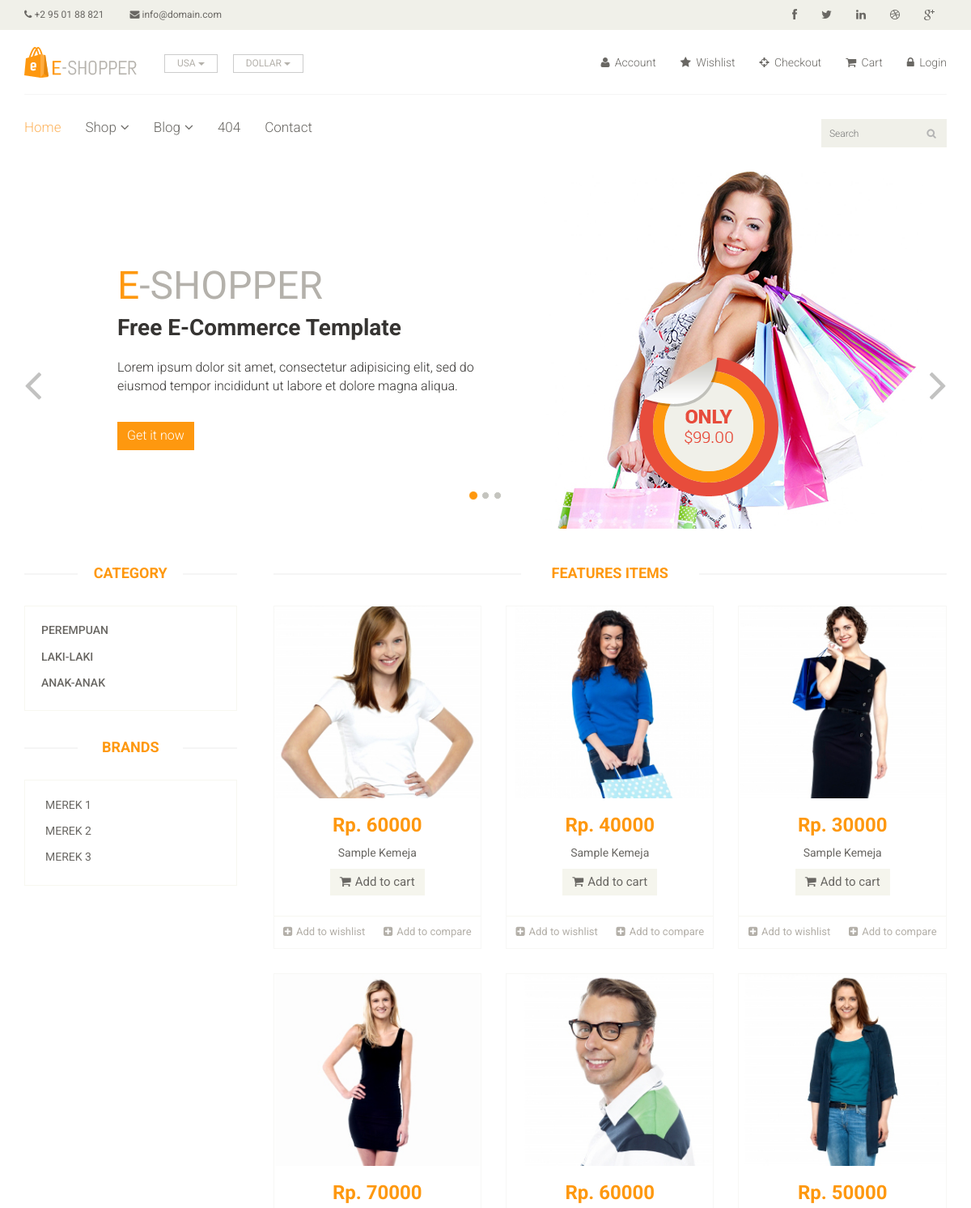
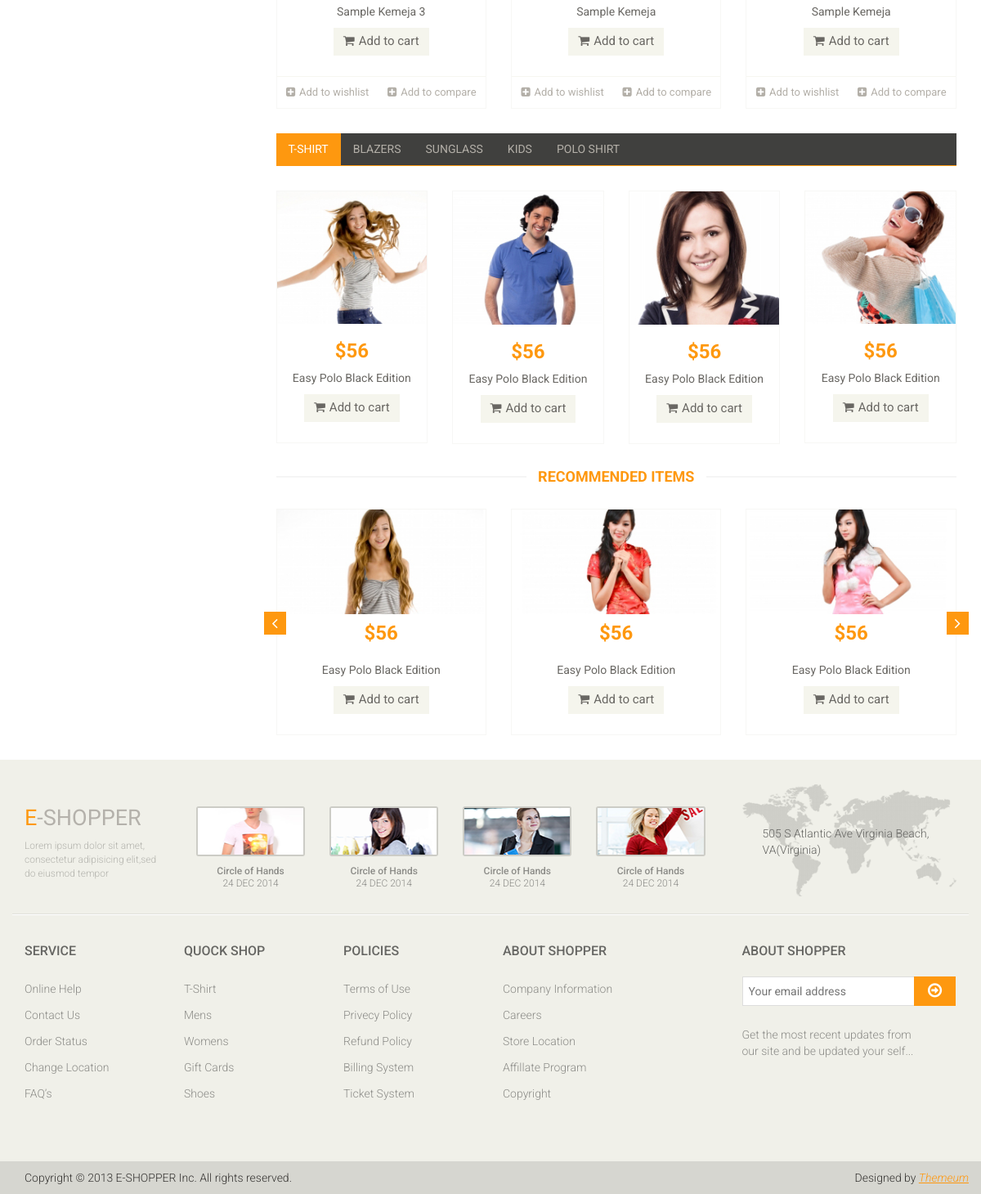
The page / on the database its author committed (2 pictures, top to bottom).
### tables this page shows
CREATE TABLE IF NOT EXISTS `tbl_kategori` (
`id_kategori_produk` int(3) NOT NULL,
  `nama_kategori` varchar(50) NOT NULL
);

CREATE TABLE IF NOT EXISTS `tbl_merek` (
`id_merek` int(3) NOT NULL,
  `nama_merek` varchar(50) NOT NULL
);

CREATE TABLE IF NOT EXISTS `tbl_produk` (
`id_produk` int(10) NOT NULL,
  `id_kategori_produk` int(3) NOT NULL,
  `id_merek` int(3) NOT NULL,
  `nama_produk` varchar(100) NOT NULL,
  `deskripsi` text,
  `harga` int(20) NOT NULL,
  `gambar` varchar(100) DEFAULT NULL,
  `slide` char(1) DEFAULT NULL,
  `rekomendasi` char(1) DEFAULT NULL
);

### index.php (called while the page is built)
<?php
include "template/header.php";
include "pages/main.php";
include "template/footer.php";
?>

### pages/main.php (the view, shortened to what this page needs)
<section id="slider">
	<div class="container">
		<div class="row">
			<div class="col-sm-12">
				<div id="slider-carousel" class="carousel slide" data-ride="carousel">
					<ol class="carousel-indicators">
						<li data-target="#slider-carousel" data-slide-to="0" class="active"></li>
						<li data-target="#slider-carousel" data-slide-to="1"></li>
						<li data-target="#slider-carousel" data-slide-to="2"></li>
					</ol>
					<div class="carousel-inner">
						<div class="item active">
							<div class="col-sm-6">
								<h1><span>E</span>-SHOPPER</h1>
								<h2>Free E-Commerce Template</h2>
								<p>Lorem ipsum dolor sit amet, consectetur adipisicing elit, sed do eiusmod tempor incididunt ut labore et dolore magna aliqua. </p>
								<button type="button" class="btn btn-default get">Get it now</button>
							</div>
							<div class="col-sm-6">
								<img src="asset/images/home/girl1.jpg" class="girl img-responsive" alt="" />
								<img src="images/home/pricing.png"  class="pricing" alt="" />
							</div>
						</div>
					</div>
					<a href="#slider-carousel" class="left control-carousel hidden-xs" data-slide="prev">
						<i class="fa fa-angle-left"></i>
					</a>
					<a href="#slider-carousel" class="right control-carousel hidden-xs" data-slide="next">
						<i class="fa fa-angle-right"></i>
					</a>
				</div>
			</div>
		</div>
	</div>
</section>
<section>
	<div class="container">
		<div class="row">
			<div class="col-sm-3">
				<div class="left-sidebar">
					<h2>Category</h2>
					<div class="panel-group category-products" id="accordian">
					<?php
					$q = mysqli_query($koneksi, "SELECT * FROM tbl_kategori");
					while($r=mysqli_fetch_array($q)):
					?>
						<div class="panel panel-default">
							<div class="panel-heading">
								<h4 class="panel-title"><a href="produkbykategori.php?id_kategori=<?php echo $r['id_kategori_produk'];?>"><?php echo $r['nama_kategori'];?></a></h4>
							</div>
						</div>
						<?php endwhile; ?>
					</div>
					<div class="brands_products">
						<h2>Brands</h2>
						<div class="brands-name">
							<ul class="nav nav-pills nav-stacked">
							<?php
							$q=mysqli_query($koneksi, "SELECT * FROM tbl_merek");
							while($r=mysqli_fetch_array($q)){
							?>
								<li><a href="#"> <span class="pull-right"></span><?php echo $r['nama_merek'];?></a></li>
							<?php } ?>
							</ul>
						</div>
					</div>
				</div>
			</div>
			<div class="col-sm-9 padding-right">
				<div class="features_items">
					<h2 class="title text-center">Features Items</h2>
						<?php
							$q = mysqli_query($koneksi, "SELECT * FROM tbl_produk ORDER BY id_produk DESC LIMIT 6");
							while($r=mysqli_fetch_array($q)){
							?>
					<div class="col-sm-4">
						<div class="product-image-wrapper">
							<div class="single-products">
									<div class="productinfo text-center">
										<img src="admin/upload/<?php echo $r['gambar'];?>" alt="" />
										<h2>Rp. <?php echo $r['harga'];?></h2>
										<p><?php echo $r['nama_produk'];?></p>
										<a href="aksi_keranjang.php?id_produk=<?php echo $r['id_produk'];?>&harga=<?php echo $r['harga'];?>" class="btn btn-default add-to-cart"><i class="fa fa-shopping-cart"></i>Add to cart</a>
									</div>
									<div class="product-overlay">
										<div class="overlay-content">
										</div>
									</div>
							</div>
							<div class="choose">
								<ul class="nav nav-pills nav-justified">
									<li><a href="#"><i class="fa fa-plus-square"></i>Add to wishlist</a></li>
									<li><a href="#"><i class="fa fa-plus-square"></i>Add to compare</a></li>
								</ul>
							</div>
						</div>
					</div>
					<?php } ?>
				</div>
				<div class="category-tab">
					<div class="col-sm-12">
						<ul class="nav nav-tabs">
							<li class="active"><a href="#tshirt" data-toggle="tab">T-Shirt</a></li>
							<li><a href="#blazers" data-toggle="tab">Blazers</a></li>
							<li><a href="#sunglass" data-toggle="tab">Sunglass</a></li>
							<li><a href="#kids" data-toggle="tab">Kids</a></li>
							<li><a href="#poloshirt" data-toggle="tab">Polo shirt</a></li>
						</ul>
					</div>
					<div class="tab-content">
						<div class="tab-pane fade active in" id="tshirt" >
							<div class="col-sm-3">
								<div class="product-image-wrapper">
									<div class="single-products">
										<div class="productinfo text-center">
											<img src="asset/images/home/gallery1.jpg" alt="" />
											<h2>$56</h2>
											<p>Easy Polo Black Edition</p>
											<a href="#" class="btn btn-default add-to-cart"><i class="fa fa-shopping-cart"></i>Add to cart</a>
										</div>
									</div>
								</div>
							</div>
							<div class="col-sm-3">
								<div class="product-image-wrapper">
									<div class="single-products">
										<div class="productinfo text-center">
											<img src="asset/images/home/gallery2.jpg" alt="" />
											<h2>$56</h2>
											<p>Easy Polo Black Edition</p>
											<a href="#" class="btn btn-default add-to-cart"><i class="fa fa-shopping-cart"></i>Add to cart</a>
										</div>
									</div>
								</div>
							</div>
							<div class="col-sm-3">
								<div class="product-image-wrapper">
									<div class="single-products">
										<div class="productinfo text-center">
											<img src="asset/images/home/gallery3.jpg" alt="" />
											<h2>$56</h2>
											<p>Easy Polo Black Edition</p>
											<a href="#" class="btn btn-default add-to-cart"><i class="fa fa-shopping-cart"></i>Add to cart</a>
										</div>
									</div>
								</div>
							</div>
							<div class="col-sm-3">
								<div class="product-image-wrapper">
									<div class="single-products">
										<div class="productinfo text-center">
											<img src="asset/images/home/gallery4.jpg" alt="" />
											<h2>$56</h2>
											<p>Easy Polo Black Edition</p>
											<a href="#" class="btn btn-default add-to-cart"><i class="fa fa-shopping-cart"></i>Add to cart</a>
										</div>
									</div>
								</div>
							</div>
						</div>
					</div>
				</div>
				<div class="recommended_items">
					<h2 class="title text-center">recommended items</h2>
					<div id="recommended-item-carousel" class="carousel slide" data-ride="carousel">
						<div class="carousel-inner">
							<div class="item active">
								<div class="col-sm-4">
									<div class="product-image-wrapper">
										<div class="single-products">
											<div class="productinfo text-center">
												<img src="asset/images/home/recommend1.jpg" alt="" />
												<h2>$56</h2>
												<p>Easy Polo Black Edition</p>
												<a href="#" class="btn btn-default add-to-cart"><i class="fa fa-shopping-cart"></i>Add to cart</a>
											</div>
										</div>
									</div>
								</div>
								<div class="col-sm-4">
									<div class="product-image-wrapper">
										<div class="single-products">
											<div class="productinfo text-center">
												<img src="asset/images/home/recommend2.jpg" alt="" />
												<h2>$56</h2>
												<p>Easy Polo Black Edition</p>
												<a href="#" class="btn btn-default add-to-cart"><i class="fa fa-shopping-cart"></i>Add to cart</a>
											</div>
										</div>
									</div>
								</div>
								<div class="col-sm-4">
									<div class="product-image-wrapper">
										<div class="single-products">
											<div class="productinfo text-center">
												<img src="asset/images/home/recommend3.jpg" alt="" />
												<h2>$56</h2>
												<p>Easy Polo Black Edition</p>
												<a href="#" class="btn btn-default add-to-cart"><i class="fa fa-shopping-cart"></i>Add to cart</a>
											</div>
										</div>
									</div>
								</div>
							</div>
						</div>
						 <a class="left recommended-item-control" href="#recommended-item-carousel" data-slide="prev">
							<i class="fa fa-angle-left"></i>
						  </a>
						  <a class="right recommended-item-control" href="#recommended-item-carousel" data-slide="next">
							<i class="fa fa-angle-right"></i>
						  </a>
					</div>
				</div>
			</div>
		</div>
	</div>
</section>

### rows shown on the page
tbl_kategori: nama_kategori "PEREMPUAN"
tbl_kategori: nama_kategori "LAKI-LAKI"
tbl_kategori: nama_kategori "ANAK-ANAK"
tbl_merek: nama_merek "MEREK 1"
tbl_merek: nama_merek "MEREK 2"
tbl_merek: nama_merek "MEREK 3"
tbl_produk: gambar (picture), harga "60000", nama_produk "Sample Kemeja"
tbl_produk: gambar (picture), harga "40000", nama_produk "Sample Kemeja"
tbl_produk: gambar (picture), harga "30000", nama_produk "Sample Kemeja"
tbl_produk: gambar (picture), harga "70000", nama_produk "Sample Kemeja 3"
tbl_produk: gambar (picture), harga "60000", nama_produk "Sample Kemeja"
tbl_produk: gambar (picture), harga "50000", nama_produk "Sample Kemeja"
